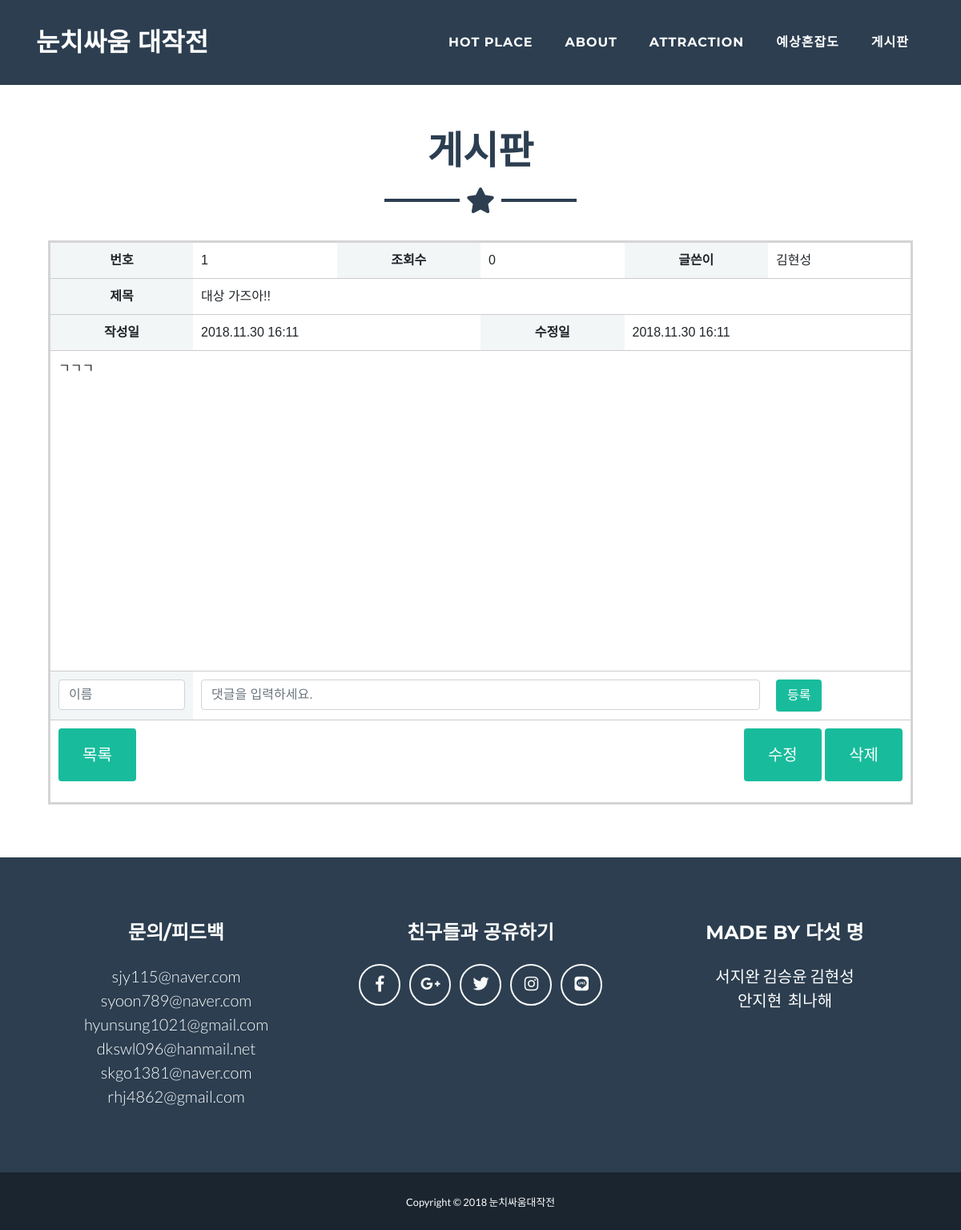
/read/1, run on the app's committed database.
### app.py (models this page shows)
class Post(db.Model): # db.Model을 상속받은 것
    __tablename__ = "posts"
    id = db.Column(db.Integer, primary_key=True)  # sql문과 비슷한 형식!!
    name = db.Column(db.String, nullable=False)
    title = db.Column(db.String, nullable=False)
    password = db.Column(db.String, nullable=False)
    content = db.Column(db.String, nullable=False)
    count = db.Column(db.Integer, nullable=False)
    date = db.Column(db.String, nullable=False)
    date_update = db.Column(db.String, nullable=False)

### app.py (the view)
@app.route("/read/<int:id>")
def readpost(id):
    post = Post.query.get(id)
    post.count = post.count + 1     # 조회수 + 1
    db.session.commit()
    post = Post.query.get(id)
    comment = Comment.query.all()
    return render_template("read.html", post=post, comment=comment)

### templates/read.html (shortened to what this page needs)
<!DOCTYPE html>
<html lang="en">
  <head>
    <link href="../static/vendor/bootstrap/css/bootstrap.min.css" rel="stylesheet">
    <link href="../static/vendor/fontawesome-free/css/all.min.css" rel="stylesheet" type="text/css">
    <link href="../static/vendor/magnific-popup/magnific-popup.css" rel="stylesheet" type="text/css">
    <link href="../static/css/freelancer.min.css" rel="stylesheet">
  </head>
  <body id="page-top">
    <nav class="navbar navbar-expand-lg bg-secondary fixed-top text-uppercase" id="mainNav">
      <div class="container">
        <a class="navbar-brand js-scroll-trigger" href="/">눈치싸움 대작전</a>
        <div class="collapse navbar-collapse" id="navbarResponsive">
          <ul class="navbar-nav ml-auto">
            <li class="nav-item mx-0 mx-lg-1">
              <a class="nav-link py-3 px-0 px-lg-3 rounded js-scroll-trigger" href="/#portfolio">Hot Place</a>
            </li>
            <li class="nav-item mx-0 mx-lg-1">
              <a class="nav-link py-3 px-0 px-lg-3 rounded js-scroll-trigger" href="/#about">About</a>
            </li>
            <li class="nav-item mx-0 mx-lg-1">
              <a class="nav-link py-3 px-0 px-lg-3 rounded js-scroll-trigger" href="/#contact">Attraction</a>
            </li>
            <li class="nav-item mx-0 mx-lg-1">
              <a class="nav-link py-3 px-0 px-lg-3 rounded js-scroll-trigger" href="/predict">예상혼잡도</a>
            </li>
            <li class="nav-item mx-0 mx-lg-1">
              <a class="nav-link py-3 px-0 px-lg-3 rounded js-scroll-trigger" href="/board/1">게시판</a>
            </li>
          </ul>
        </div>
      </div>
    </nav>
    <br><br><br>
    <section class="portfolio" id="portfolio">
      <div class="container">
        <h2 class="text-center text-uppercase text-secondary mb-0">게시판</h2>
        <hr class="star-dark mb-5">
      </div>
      <table class="type09" width="90%" align="center">
    	<tr>
    		<th id= "box1" style="width:15%">번호</th>
    		<td style="width:15%">{{ post.id }}</td>
    		<th id= "box1" style="width:15%">조회수</th>
    		<td style="width:15%">{{ post.count }}</td>
    		<th id= "box1" style="width:15%">글쓴이</th>
    		<td style="width:15%">{{ post.name }}</td>
    	</tr>
    	<tr>
    		<th id= "box1">제목</th>
    		<td colspan="5">{{ post.title }}</td>
    	</tr>
    	<tr>
    		<th id= "box1">작성일</th>
    		<td colspan="2">{{ post.date }}</td>
    		<th id= "box1">수정일</th>
    		<td colspan="2">{{ post.date_update }}</td>
    	</tr>
    	<tr>
        	<td colspan="6" height="400px" class="inboard">{{ post.content }}</td>
    	</tr>
        <tr>
            <form action="/create_comment">
                <th id="box1">
                  <input class="form-control" name="name" type="text" placeholder="이름">
                </th>
                <td colspan="4">
                  <input class="form-control" name="comment_content" type="text" style="width:100%;" placeholder="댓글을 입력하세요.">
                </td>
                <td>
                     <button type="submit" class="btn btn-primary btn-xg rounded-pill" id="sendMessageButton">등록</button>
                </td>
            </form>
        </tr>
        <tr>
            <td colspan="4">
                <form method="get" action="/board/1">
                    <div class="form-group">
                        <button type="submit" class="btn btn-primary btn-xl" id="sendMessageButton">목록</button>
                    </div>
                </form>
    		</td>
            <td align="right" colspan="2">
              <button class="btn btn-primary btn-xl" onclick="location.href='/edit/{{ post.id }}'">수정</button>
              <button class="btn btn-primary btn-xl" onclick="delete_post();">삭제</button>
            </td>
        </tr>
      </table>
    </section>
    <footer class="footer text-center">
      <div class="container">
        <div class="row">
          <div class="col-md-4 mb-5 mb-lg-0">
            <h4 class="text-uppercase mb-4">문의/피드백</h4>
            <p class="lead mb-0">
              sjy115@naver.com<br>
              syoon789@naver.com<br>
              hyunsung1021@gmail.com<br>
              dkswl096@hanmail.net<br>
              skgo1381@naver.com<br>
              rhj4862@gmail.com
            </p>
          </div>
          <div class="col-md-4 mb-5 mb-lg-0">
            <h4 class="text-uppercase mb-4">친구들과 공유하기</h4>
            <ul class="list-inline mb-0">
              <li class="list-inline-item">
                <a class="btn btn-outline-light btn-social text-center rounded-circle" href="https://www.facebook.com/">
                  <i class="fab fa-fw fa-facebook-f"></i>
                </a>
              </li>
              <li class="list-inline-item">
                <a class="btn btn-outline-light btn-social text-center rounded-circle" href="https://plus.google.com/">
                  <i class="fab fa-fw fa-google-plus-g"></i>
                </a>
              </li>
              <li class="list-inline-item">
                <a class="btn btn-outline-light btn-social text-center rounded-circle" href="https://twitter.com/">
                  <i class="fab fa-fw fa-twitter"></i>
                </a>
              </li>
              <li class="list-inline-item">
                <a class="btn btn-outline-light btn-social text-center rounded-circle" href="https://www.instagram.com/">
                  <i class="fab fa-fw fa-instagram"></i>
                </a>
              </li>
              <li class="list-inline-item">
                <a class="btn btn-outline-light btn-social text-center rounded-circle" href="https://line.me/">
                  <i class="fab fa-line"></i>
                </a>
              </li>
            </ul>
          </div>
          <div class="col-md-4">
            <h4 class="text-uppercase mb-4">made by 다섯 명</h4>
            <p class="lead mb-0">서지완 김승윤 김현성 <br> 안지현&nbsp; 최나해 <br></p>
          </div>
        </div>
      </div>
    </footer>
    <div class="copyright py-4 text-center text-white">
      <div class="container">
        <small>Copyright &copy; 2018 눈치싸움대작전 </small>
      </div>
    </div>
  </body>
</html>

### templates/read.html (style rules this page uses)
table.type09 { border-style: solid; border-color: #d4d4d4; }
#box1 { text-align: center; }
.type09 { font-family: 'Nanum Gothic', sans-serif; }
table.type09 { border-collapse: collapse; text-align: left; line-height: 1.5; }
table.type09 tbody th { width: 150px; padding: 10px; font-weight: bold; vertical-align: top; border-bottom: 1px solid #ccc; background: #f3f6f7; }
table.type09 td { width: 350px; padding: 10px; vertical-align: top; border-bottom: 1px solid #ccc; }

### data on the page
Post: id "1", count "0", name "김현성", title "대상 가즈아!!", date "2018.11.30 16:11", date_update "2018.11.30 16:11", content "ㄱㄱㄱ"
